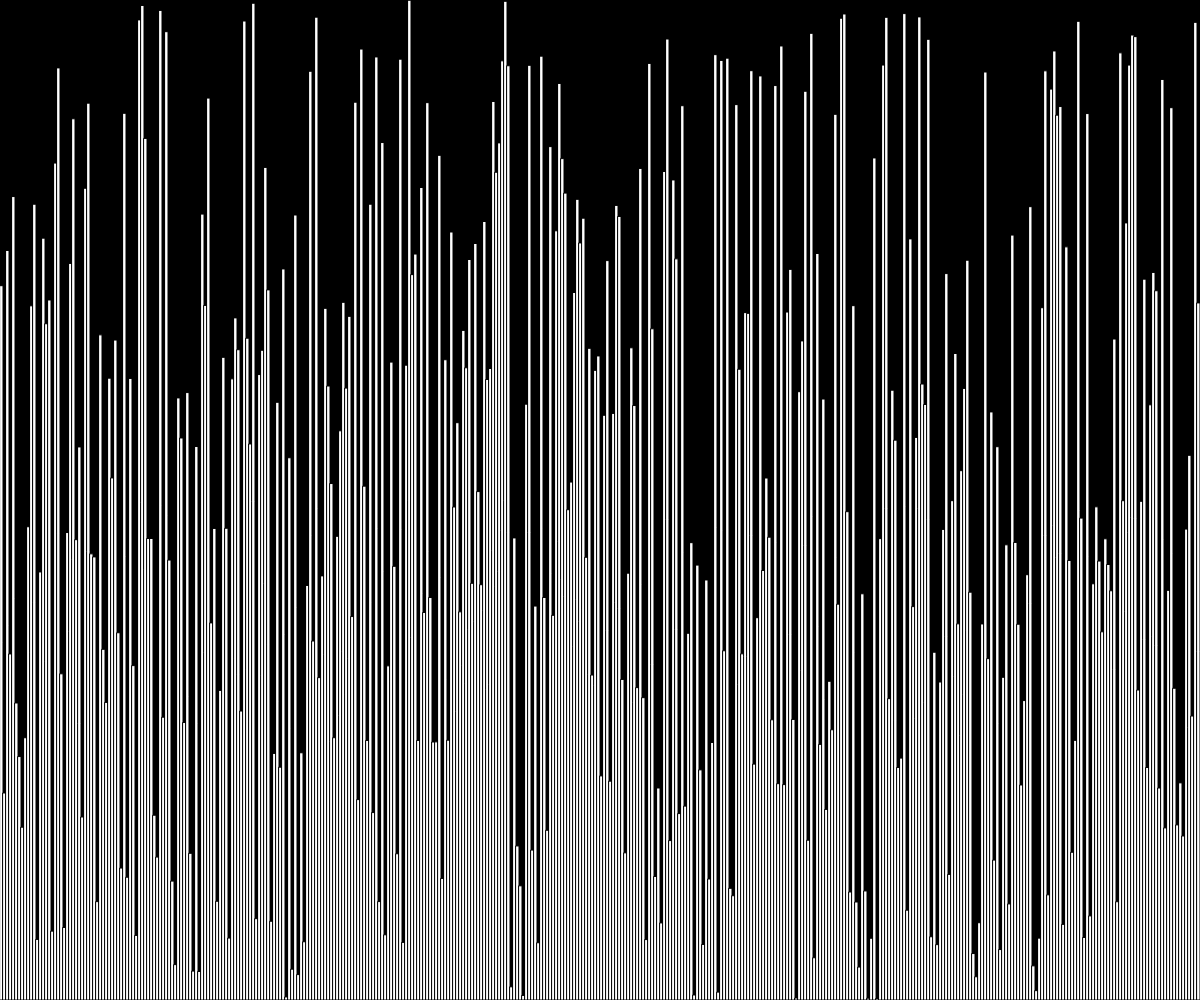
Frame 1 (no input)
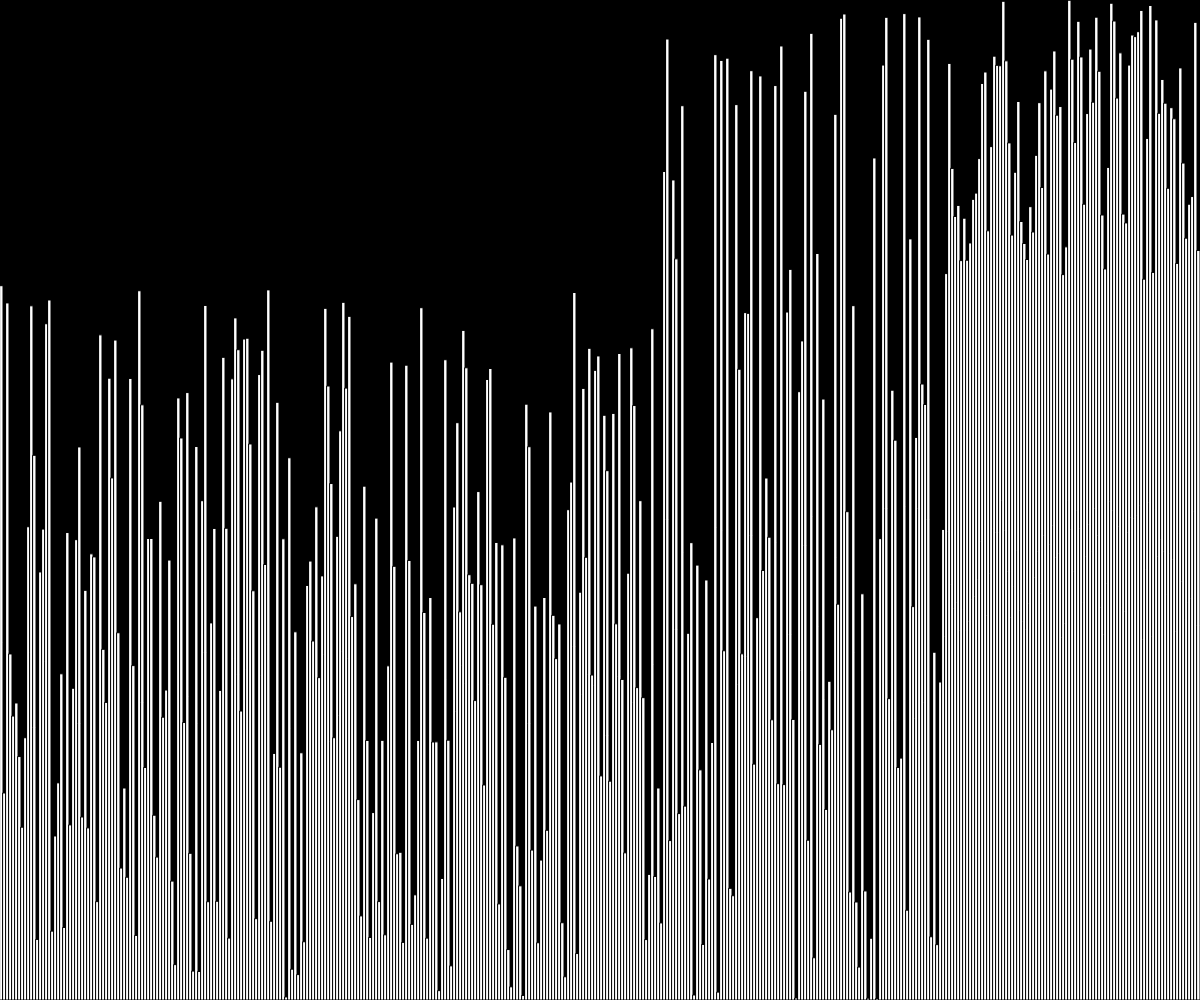
Frame 60 (no input)
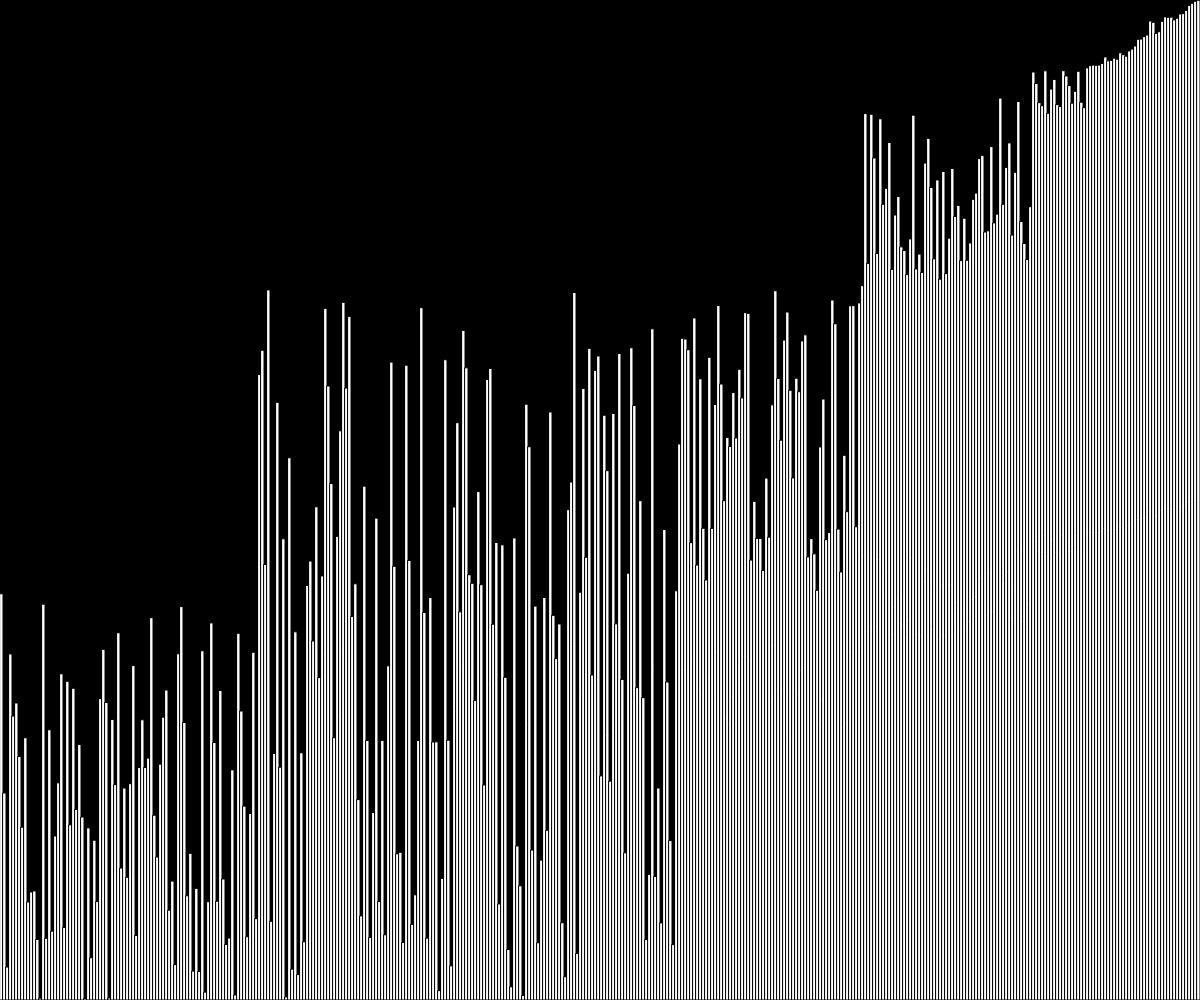
Frame 120 (the mouse pressed at the canvas centre since frame 60)

The p5.js sketch that drew these frames (run headless with seeded random() and noise() and a simulated clock; from frame 60 on, the mouse is pressed at the canvas centre):

// p5.js sketch
// ── sketch.js
let arr = [];
let i = 0;
let w = 3;
function setup() {
  createCanvas(windowWidth, windowHeight);
  arr = new Array(floor(width / w));
  for (let i = 0; i < arr.length; i++) {
    arr[i] = random(height);
  }
  quickSort(arr, 0, arr.length - 1);
}

async function quickSort(arr, start, end) {
  if (start < end) {
    let j = await partition(arr, start, end);
    await Promise.all([quickSort(arr, start, j), quickSort(arr, j + 1, end)]);
  }
}

async function partition(arr, start, end) {
  let pivot = arr[start];
  let i = start;
  let j = end;
  while (i < j) {
    while (arr[i] <= pivot) {
      i++;
    }
    while (arr[j] > pivot) {
      j--;
    }
    if (i < j) {
      await swap(arr, i, j);
    }
  }
  await swap(arr, start, j);
  return j;
}

function draw() {
  background(0);

  for (let i = 0; i < width; i++) {
    rect(i * w, height - arr[i], w, arr[i]);
  }
}

async function swap(arr, i, j) {
  await sleep(25);
  let temp = arr[i];
  arr[i] = arr[j];
  arr[j] = temp;
}
function sleep(millisecondsDuration) {
  return new Promise((resolve) => {
    setTimeout(resolve, millisecondsDuration);
  });
}
